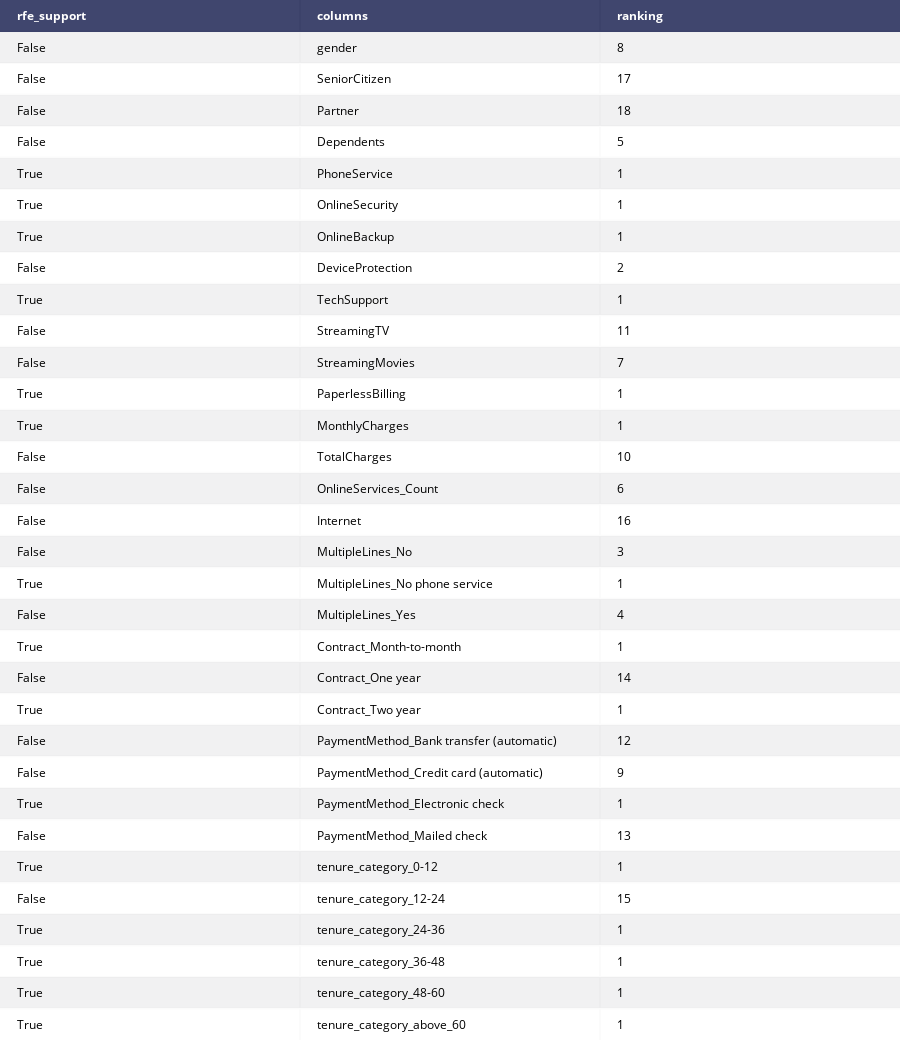

Notebook code cell kept with this figure:
### Code cell
#Using RFE(Recursive Feature Elimination) to select top 15 features
from sklearn.feature_selection import RFE
LR = LogisticRegression()
#Initializing RFE model
rfe = RFE(LR,15)
#Transforming data using RFE
rfe_fit = rfe.fit(smt_X,smt_Y.values.ravel())
temp = pd.DataFrame({"rfe_support": rfe_fit.support_, 
                     "columns": features,
                     "ranking": rfe_fit.ranking_})
selected_features_rfe = temp[temp['rfe_support']==True]['columns'].tolist()
tab = ff.create_table(temp)
plotly.offline.iplot(tab)
print("\nSelected Features :\n" , selected_features_rfe)

### Figure 1 — Plotly figure (JSON) as saved in the notebook; plotly's stock layout.template omitted (floating-point values rounded to 4 significant figures)
{"data": [{"colorscale": [[0, "#00083e"], [0.5, "#ededee"], [1, "#ffffff"]], "hoverinfo": "none", "opacity": 0.75, "showscale": false, "type": "heatmap", "uid": "1145bdac-6f58-40b9-be20-8cee5534aa8a", "z": [[0, 0, 0], [0.5, 0.5, 0.5], [1, 1, 1], [0.5, 0.5, 0.5], [1, 1, 1], [0.5, 0.5, 0.5], [1, 1, 1], [0.5, 0.5, 0.5], [1, 1, 1], [0.5, 0.5, 0.5], [1, 1, 1], [0.5, 0.5, 0.5], [1, 1, 1], [0.5, 0.5, 0.5], [1, 1, 1], [0.5, 0.5, 0.5], [1, 1, 1], [0.5, 0.5, 0.5], [1, 1, 1], [0.5, 0.5, 0.5], [1, 1, 1], [0.5, 0.5, 0.5], [1, 1, 1], [0.5, 0.5, 0.5], [1, 1, 1], [0.5, 0.5, 0.5], [1, 1, 1], [0.5, 0.5, 0.5], [1, 1, 1], [0.5, 0.5, 0.5], [1, 1, 1], [0.5, 0.5, 0.5], [1, 1, 1]]}], "layout": {"annotations": [{"align": "left", "font": {"color": "#ffffff"}, "showarrow": false, "text": "<b>rfe_support</b>", "x": -0.45, "xanchor": "left", "xref": "x", "y": 0, "yref": "y"}, {"align": "left", "font": {"color": "#ffffff"}, "showarrow": false, "text": "<b>columns</b>", "x": 0.55, "xanchor": "left", "xref": "x", "y": 0, "yref": "y"}, {"align": "left", "font": {"color": "#ffffff"}, "showarrow": false, "text": "<b>ranking</b>", "x": 1.55, "xanchor": "left", "xref": "x", "y": 0, "yref": "y"}, {"align": "left", "font": {"color": "#000000"}, "showarrow": false, "text": "False", "x": -0.45, "xanchor": "left", "xref": "x", "y": 1, "yref": "y"}, {"align": "left", "font": {"color": "#000000"}, "showarrow": false, "text": "gender", "x": 0.55, "xanchor": "left", "xref": "x", "y": 1, "yref": "y"}, {"align": "left", "font": {"color": "#000000"}, "showarrow": false, "text": "8", "x": 1.55, "xanchor": "left", "xref": "x", "y": 1, "yref": "y"}, {"align": "left", "font": {"color": "#000000"}, "showarrow": false, "text": "False", "x": -0.45, "xanchor": "left", "xref": "x", "y": 2, "yref": "y"}, {"align": "left", "font": {"color": "#000000"}, "showarrow": false, "text": "SeniorCitizen", "x": 0.55, "xanchor": "left", "xref": "x", "y": 2, "yref": "y"}, {"align": "left", "font": {"color": "#000000"}, "showarrow": false, "text": "17", "x": 1.55, "xanchor": "left", "xref": "x", "y": 2, "yref": "y"}, {"align": "left", "font": {"color": "#000000"}, "showarrow": false, "text": "False", "x": -0.45, "xanchor": "left", "xref": "x", "y": 3, "yref": "y"}, {"align": "left", "font": {"color": "#000000"}, "showarrow": false, "text": "Partner", "x": 0.55, "xanchor": "left", "xref": "x", "y": 3, "yref": "y"}, {"align": "left", "font": {"color": "#000000"}, "showarrow": false, "text": "18", "x": 1.55, "xanchor": "left", "xref": "x", "y": 3, "yref": "y"}, {"align": "left", "font": {"color": "#000000"}, "showarrow": false, "text": "False", "x": -0.45, "xanchor": "left", "xref": "x", "y": 4, "yref": "y"}, {"align": "left", "font": {"color": "#000000"}, "showarrow": false, "text": "Dependents", "x": 0.55, "xanchor": "left", "xref": "x", "y": 4, "yref": "y"}, {"align": "left", "font": {"color": "#000000"}, "showarrow": false, "text": "5", "x": 1.55, "xanchor": "left", "xref": "x", "y": 4, "yref": "y"}, {"align": "left", "font": {"color": "#000000"}, "showarrow": false, "text": "True", "x": -0.45, "xanchor": "left", "xref": "x", "y": 5, "yref": "y"}, {"align": "left", "font": {"color": "#000000"}, "showarrow": false, "text": "PhoneService", "x": 0.55, "xanchor": "left", "xref": "x", "y": 5, "yref": "y"}, {"align": "left", "font": {"color": "#000000"}, "showarrow": false, "text": "1", "x": 1.55, "xanchor": "left", "xref": "x", "y": 5, "yref": "y"}, {"align": "left", "font": {"color": "#000000"}, "showarrow": false, "text": "True", "x": -0.45, "xanchor": "left", "xref": "x", "y": 6, "yref": "y"}, {"align": "left", "font": {"color": "#000000"}, "showarrow": false, "text": "OnlineSecurity", "x": 0.55, "xanchor": "left", "xref": "x", "y": 6, "yref": "y"}, {"align": "left", "font": {"color": "#000000"}, "showarrow": false, "text": "1", "x": 1.55, "xanchor": "left", "xref": "x", "y": 6, "yref": "y"}, {"align": "left", "font": {"color": "#000000"}, "showarrow": false, "text": "True", "x": -0.45, "xanchor": "left", "xref": "x", "y": 7, "yref": "y"}, {"align": "left", "font": {"color": "#000000"}, "showarrow": false, "text": "OnlineBackup", "x": 0.55, "xanchor": "left", "xref": "x", "y": 7, "yref": "y"}, {"align": "left", "font": {"color": "#000000"}, "showarrow": false, "text": "1", "x": 1.55, "xanchor": "left", "xref": "x", "y": 7, "yref": "y"}, {"align": "left", "font": {"color": "#000000"}, "showarrow": false, "text": "False", "x": -0.45, "xanchor": "left", "xref": "x", "y": 8, "yref": "y"}, {"align": "left", "font": {"color": "#000000"}, "showarrow": false, "text": "DeviceProtection", "x": 0.55, "xanchor": "left", "xref": "x", "y": 8, "yref": "y"}, {"align": "left", "font": {"color": "#000000"}, "showarrow": false, "text": "2", "x": 1.55, "xanchor": "left", "xref": "x", "y": 8, "yref": "y"}, {"align": "left", "font": {"color": "#000000"}, "showarrow": false, "text": "True", "x": -0.45, "xanchor": "left", "xref": "x", "y": 9, "yref": "y"}, {"align": "left", "font": {"color": "#000000"}, "showarrow": false, "text": "TechSupport", "x": 0.55, "xanchor": "left", "xref": "x", "y": 9, "yref": "y"}, {"align": "left", "font": {"color": "#000000"}, "showarrow": false, "text": "1", "x": 1.55, "xanchor": "left", "xref": "x", "y": 9, "yref": "y"}, {"align": "left", "font": {"color": "#000000"}, "showarrow": false, "text": "False", "x": -0.45, "xanchor": "left", "xref": "x", "y": 10, "yref": "y"}, {"align": "left", "font": {"color": "#000000"}, "showarrow": false, "text": "StreamingTV", "x": 0.55, "xanchor": "left", "xref": "x", "y": 10, "yref": "y"}, {"align": "left", "font": {"color": "#000000"}, "showarrow": false, "text": "11", "x": 1.55, "xanchor": "left", "xref": "x", "y": 10, "yref": "y"}, {"align": "left", "font": {"color": "#000000"}, "showarrow": false, "text": "False", "x": -0.45, "xanchor": "left", "xref": "x", "y": 11, "yref": "y"}, {"align": "left", "font": {"color": "#000000"}, "showarrow": false, "text": "StreamingMovies", "x": 0.55, "xanchor": "left", "xref": "x", "y": 11, "yref": "y"}, {"align": "left", "font": {"color": "#000000"}, "showarrow": false, "text": "7", "x": 1.55, "xanchor": "left", "xref": "x", "y": 11, "yref": "y"}, {"align": "left", "font": {"color": "#000000"}, "showarrow": false, "text": "True", "x": -0.45, "xanchor": "left", "xref": "x", "y": 12, "yref": "y"}, {"align": "left", "font": {"color": "#000000"}, "showarrow": false, "text": "PaperlessBilling", "x": 0.55, "xanchor": "left", "xref": "x", "y": 12, "yref": "y"}, {"align": "left", "font": {"color": "#000000"}, "showarrow": false, "text": "1", "x": 1.55, "xanchor": "left", "xref": "x", "y": 12, "yref": "y"}, {"align": "left", "font": {"color": "#000000"}, "showarrow": false, "text": "True", "x": -0.45, "xanchor": "left", "xref": "x", "y": 13, "yref": "y"}, {"align": "left", "font": {"color": "#000000"}, "showarrow": false, "text": "MonthlyCharges", "x": 0.55, "xanchor": "left", "xref": "x", "y": 13, "yref": "y"}, {"align": "left", "font": {"color": "#000000"}, "showarrow": false, "text": "1", "x": 1.55, "xanchor": "left", "xref": "x", "y": 13, "yref": "y"}, {"align": "left", "font": {"color": "#000000"}, "showarrow": false, "text": "False", "x": -0.45, "xanchor": "left", "xref": "x", "y": 14, "yref": "y"}, {"align": "left", "font": {"color": "#000000"}, "showarrow": false, "text": "TotalCharges", "x": 0.55, "xanchor": "left", "xref": "x", "y": 14, "yref": "y"}, {"align": "left", "font": {"color": "#000000"}, "showarrow": false, "text": "10", "x": 1.55, "xanchor": "left", "xref": "x", "y": 14, "yref": "y"}, {"align": "left", "font": {"color": "#000000"}, "showarrow": false, "text": "False", "x": -0.45, "xanchor": "left", "xref": "x", "y": 15, "yref": "y"}, {"align": "left", "font": {"color": "#000000"}, "showarrow": false, "text": "OnlineServices_Count", "x": 0.55, "xanchor": "left", "xref": "x", "y": 15, "yref": "y"}, {"align": "left", "font": {"color": "#000000"}, "showarrow": false, "text": "6", "x": 1.55, "xanchor": "left", "xref": "x", "y": 15, "yref": "y"}, {"align": "left", "font": {"color": "#000000"}, "showarrow": false, "text": "False", "x": -0.45, "xanchor": "left", "xref": "x", "y": 16, "yref": "y"}, {"align": "left", "font": {"color": "#000000"}, "showarrow": false, "text": "Internet", "x": 0.55, "xanchor": "left", "xref": "x", "y": 16, "yref": "y"}, {"align": "left", "font": {"color": "#000000"}, "showarrow": false, "text": "16", "x": 1.55, "xanchor": "left", "xref": "x", "y": 16, "yref": "y"}, {"align": "left", "font": {"color": "#000000"}, "showarrow": false, "text": "False", "x": -0.45, "xanchor": "left", "xref": "x", "y": 17, "yref": "y"}, {"align": "left", "font": {"color": "#000000"}, "showarrow": false, "text": "MultipleLines_No", "x": 0.55, "xanchor": "left", "xref": "x", "y": 17, "yref": "y"}, {"align": "left", "font": {"color": "#000000"}, "showarrow": false, "text": "3", "x": 1.55, "xanchor": "left", "xref": "x", "y": 17, "yref": "y"}, {"align": "left", "font": {"color": "#000000"}, "showarrow": false, "text": "True", "x": -0.45, "xanchor": "left", "xref": "x", "y": 18, "yref": "y"}, {"align": "left", "font": {"color": "#000000"}, "showarrow": false, "text": "MultipleLines_No phone service", "x": 0.55, "xanchor": "left", "xref": "x", "y": 18, "yref": "y"}, {"align": "left", "font": {"color": "#000000"}, "showarrow": false, "text": "1", "x": 1.55, "xanchor": "left", "xref": "x", "y": 18, "yref": "y"}, {"align": "left", "font": {"color": "#000000"}, "showarrow": false, "text": "False", "x": -0.45, "xanchor": "left", "xref": "x", "y": 19, "yref": "y"}, {"align": "left", "font": {"color": "#000000"}, "showarrow": false, "text": "MultipleLines_Yes", "x": 0.55, "xanchor": "left", "xref": "x", "y": 19, "yref": "y"}, {"align": "left", "font": {"color": "#000000"}, "showarrow": false, "text": "4", "x": 1.55, "xanchor": "left", "xref": "x", "y": 19, "yref": "y"}, {"align": "left", "font": {"color": "#000000"}, "showarrow": false, "text": "True", "x": -0.45, "xanchor": "left", "xref": "x", "y": 20, "yref": "y"}, {"align": "left", "font": {"color": "#000000"}, "showarrow": false, "text": "Contract_Month-to-month", "x": 0.55, "xanchor": "left", "xref": "x", "y": 20, "yref": "y"}, {"align": "left", "font": {"color": "#000000"}, "showarrow": false, "text": "1", "x": 1.55, "xanchor": "left", "xref": "x", "y": 20, "yref": "y"}, {"align": "left", "font": {"color": "#000000"}, "showarrow": false, "text": "False", "x": -0.45, "xanchor": "left", "xref": "x", "y": 21, "yref": "y"}, {"align": "left", "font": {"color": "#000000"}, "showarrow": false, "text": "Contract_One year", "x": 0.55, "xanchor": "left", "xref": "x", "y": 21, "yref": "y"}, {"align": "left", "font": {"color": "#000000"}, "showarrow": false, "text": "14", "x": 1.55, "xanchor": "left", "xref": "x", "y": 21, "yref": "y"}, {"align": "left", "font": {"color": "#000000"}, "showarrow": false, "text": "True", "x": -0.45, "xanchor": "left", "xref": "x", "y": 22, "yref": "y"}, {"align": "left", "font": {"color": "#000000"}, "showarrow": false, "text": "Contract_Two year", "x": 0.55, "xanchor": "left", "xref": "x", "y": 22, "yref": "y"}, {"align": "left", "font": {"color": "#000000"}, "showarrow": false, "text": "1", "x": 1.55, "xanchor": "left", "xref": "x", "y": 22, "yref": "y"}, {"align": "left", "font": {"color": "#000000"}, "showarrow": false, "text": "False", "x": -0.45, "xanchor": "left", "xref": "x", "y": 23, "yref": "y"}, {"align": "left", "font": {"color": "#000000"}, "showarrow": false, "text": "PaymentMethod_Bank transfer (automatic)", "x": 0.55, "xanchor": "left", "xref": "x", "y": 23, "yref": "y"}, {"align": "left", "font": {"color": "#000000"}, "showarrow": false, "text": "12", "x": 1.55, "xanchor": "left", "xref": "x", "y": 23, "yref": "y"}, {"align": "left", "font": {"color": "#000000"}, "showarrow": false, "text": "False", "x": -0.45, "xanchor": "left", "xref": "x", "y": 24, "yref": "y"}, {"align": "left", "font": {"color": "#000000"}, "showarrow": false, "text": "PaymentMethod_Credit card (automatic)", "x": 0.55, "xanchor": "left", "xref": "x", "y": 24, "yref": "y"}, {"align": "left", "font": {"color": "#000000"}, "showarrow": false, "text": "9", "x": 1.55, "xanchor": "left", "xref": "x", "y": 24, "yref": "y"}, {"align": "left", "font": {"color": "#000000"}, "showarrow": false, "text": "True", "x": -0.45, "xanchor": "left", "xref": "x", "y": 25, "yref": "y"}, {"align": "left", "font": {"color": "#000000"}, "showarrow": false, "text": "PaymentMethod_Electronic check", "x": 0.55, "xanchor": "left", "xref": "x", "y": 25, "yref": "y"}, {"align": "left", "font": {"color": "#000000"}, "showarrow": false, "text": "1", "x": 1.55, "xanchor": "left", "xref": "x", "y": 25, "yref": "y"}, {"align": "left", "font": {"color": "#000000"}, "showarrow": false, "text": "False", "x": -0.45, "xanchor": "left", "xref": "x", "y": 26, "yref": "y"}, {"align": "left", "font": {"color": "#000000"}, "showarrow": false, "text": "PaymentMethod_Mailed check", "x": 0.55, "xanchor": "left", "xref": "x", "y": 26, "yref": "y"}, {"align": "left", "font": {"color": "#000000"}, "showarrow": false, "text": "13", "x": 1.55, "xanchor": "left", "xref": "x", "y": 26, "yref": "y"}, {"align": "left", "font": {"color": "#000000"}, "showarrow": false, "text": "True", "x": -0.45, "xanchor": "left", "xref": "x", "y": 27, "yref": "y"}, {"align": "left", "font": {"color": "#000000"}, "showarrow": false, "text": "tenure_category_0-12", "x": 0.55, "xanchor": "left", "xref": "x", "y": 27, "yref": "y"}, {"align": "left", "font": {"color": "#000000"}, "showarrow": false, "text": "1", "x": 1.55, "xanchor": "left", "xref": "x", "y": 27, "yref": "y"}, {"align": "left", "font": {"color": "#000000"}, "showarrow": false, "text": "False", "x": -0.45, "xanchor": "left", "xref": "x", "y": 28, "yref": "y"}, {"align": "left", "font": {"color": "#000000"}, "showarrow": false, "text": "tenure_category_12-24", "x": 0.55, "xanchor": "left", "xref": "x", "y": 28, "yref": "y"}, {"align": "left", "font": {"color": "#000000"}, "showarrow": false, "text": "15", "x": 1.55, "xanchor": "left", "xref": "x", "y": 28, "yref": "y"}, {"align": "left", "font": {"color": "#000000"}, "showarrow": false, "text": "True", "x": -0.45, "xanchor": "left", "xref": "x", "y": 29, "yref": "y"}, {"align": "left", "font": {"color": "#000000"}, "showarrow": false, "text": "tenure_category_24-36", "x": 0.55, "xanchor": "left", "xref": "x", "y": 29, "yref": "y"}, {"align": "left", "font": {"color": "#000000"}, "showarrow": false, "text": "1", "x": 1.55, "xanchor": "left", "xref": "x", "y": 29, "yref": "y"}, {"align": "left", "font": {"color": "#000000"}, "showarrow": false, "text": "True", "x": -0.45, "xanchor": "left", "xref": "x", "y": 30, "yref": "y"}, {"align": "left", "font": {"color": "#000000"}, "showarrow": false, "text": "tenure_category_36-48", "x": 0.55, "xanchor": "left", "xref": "x", "y": 30, "yref": "y"}, {"align": "left", "font": {"color": "#000000"}, "showarrow": false, "text": "1", "x": 1.55, "xanchor": "left", "xref": "x", "y": 30, "yref": "y"}, {"align": "left", "font": {"color": "#000000"}, "showarrow": false, "text": "True", "x": -0.45, "xanchor": "left", "xref": "x", "y": 31, "yref": "y"}, {"align": "left", "font": {"color": "#000000"}, "showarrow": false, "text": "tenure_category_48-60", "x": 0.55, "xanchor": "left", "xref": "x", "y": 31, "yref": "y"}, {"align": "left", "font": {"color": "#000000"}, "showarrow": false, "text": "1", "x": 1.55, "xanchor": "left", "xref": "x", "y": 31, "yref": "y"}, {"align": "left", "font": {"color": "#000000"}, "showarrow": false, "text": "True", "x": -0.45, "xanchor": "left", "xref": "x", "y": 32, "yref": "y"}, {"align": "left", "font": {"color": "#000000"}, "showarrow": false, "text": "tenure_category_above_60", "x": 0.55, "xanchor": "left", "xref": "x", "y": 32, "yref": "y"}, {"align": "left", "font": {"color": "#000000"}, "showarrow": false, "text": "1", "x": 1.55, "xanchor": "left", "xref": "x", "y": 32, "yref": "y"}], "height": 1040, "margin": {"b": 0, "l": 0, "r": 0, "t": 0}, "xaxis": {"dtick": 1, "gridwidth": 2, "showticklabels": false, "tick0": -0.5, "ticks": "", "zeroline": false}, "yaxis": {"autorange": "reversed", "dtick": 1, "gridwidth": 2, "showticklabels": false, "tick0": 0.5, "ticks": "", "zeroline": false}}}
